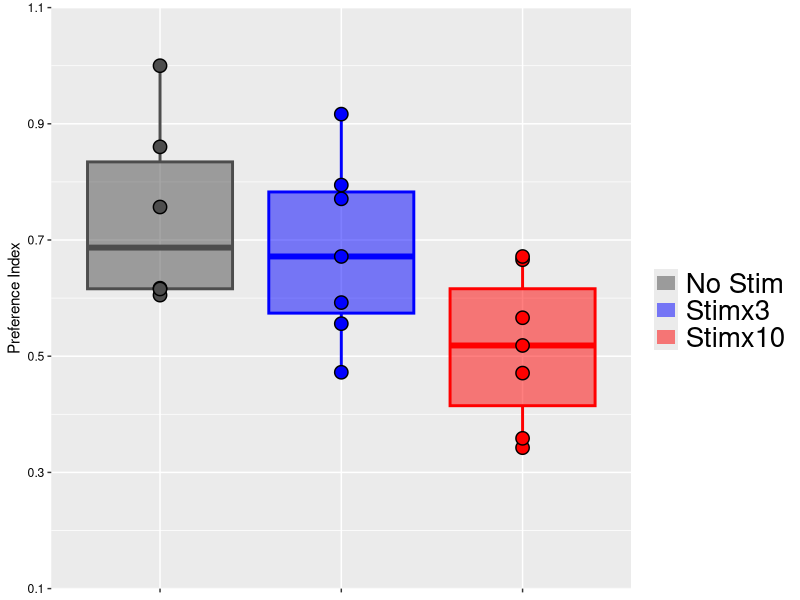
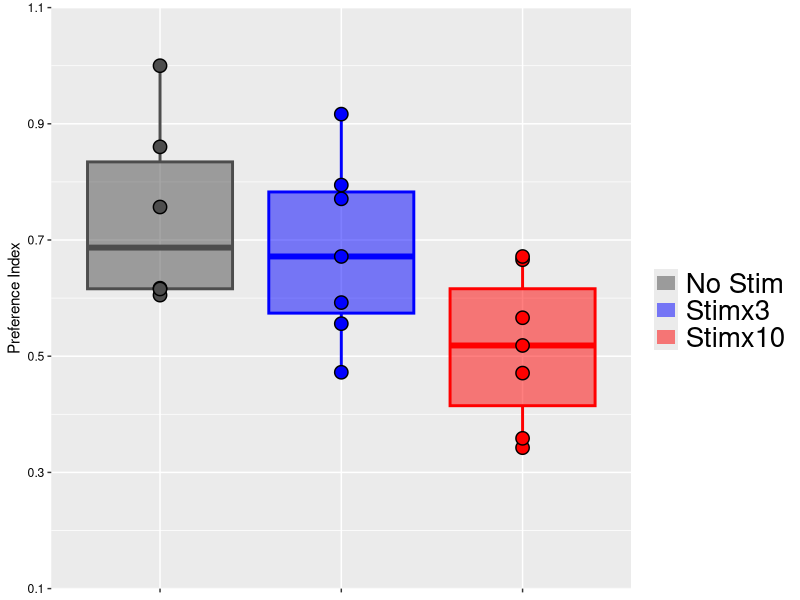

These charts were generated, in order, by the following R code:
rm(list = ls(envir = globalenv()), envir = globalenv())

# Load required packages
lapply(c("readxl", "ggplot2", "reshape2", "openxlsx"), library, character.only = TRUE)

# Set working directory to script file location
if (requireNamespace("rstudioapi", quietly = TRUE)) {
  setwd(dirname(rstudioapi::getSourceEditorContext()$path))
}

########################### Load and plot ###########################

data <- read_excel("Opt_CSIpref.xlsx", sheet = "PrefIndex") 
data$Group <- factor(data$Group, levels = c("No Stim", "Stimx3", "Stimx10"))
data1 <- melt(data, id.vars = "Group", variable.name = "variable", value.name = "PrefIndex")

g <- ggplot(data1, aes(y = PrefIndex, x = Group, colour = Group, fill = Group)) + 
  geom_boxplot(size = 1, width = 0.8, alpha = 0.5) + 
  geom_point(aes(x = as.numeric(Group), fill = Group), shape = 21, size = 4, 
             color = "black", show.legend = FALSE, alpha = 1, stroke = 0.75) +
  theme_set(theme_classic(base_size = 24)) + 
  theme(legend.text = element_text(size = 20), 
        axis.text.x = element_blank(), 
        axis.text.y = element_text(colour = "black"),
        axis.title.x = element_blank(), 
        axis.title.y = element_text(colour = "black")) +
  coord_cartesian(xlim = c(0.4, 3.6), expand = FALSE) +
  guides(fill = guide_legend(override.aes = list(color = "transparent")),
         color = "none", shape = "none") +
  scale_fill_manual(values = c("gray30", "blue", "red"), name = "") + 
  scale_color_manual(values = c("gray30", "blue", "red"), name = "") +
  scale_y_continuous(limits = c(0.1, 1.1), breaks = seq(0.1, 1.1, 0.2)) + 
  ylab("Preference Index")

ggsave("Opt_CSI_PrefIndex.png", g, width = 6, height = 5, dpi = 300)
plot(g)

########################### ANOVA + Tukey + Save ###########################

anova_result <- aov(PrefIndex ~ Group, data = data)
anova_table <- summary(anova_result)[[1]]

tukey_result <- TukeyHSD(anova_result)
tukey_df <- data.frame(tukey_result$Group)
tukey_df <- cbind(Comparison = rownames(tukey_df), tukey_df)

write.xlsx(list(
  ANOVA = anova_table,
  TukeyHSD = tukey_df
), file = "Opt_CSIpref_Stats.xlsx", rowNames = FALSE)
